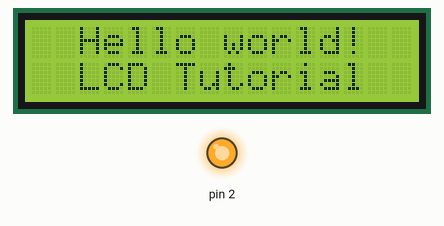
A sketch run on a simulated Arduino Uno, built with avr-gcc and run on an emulated ATmega328P. Shown: 16×2 character LCD, output pins drawn as LEDs (lit = HIGH).

Above: at 0.1 s.
At 2.1 s:
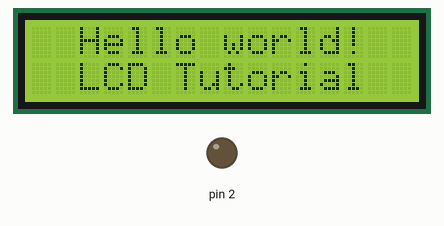
Timing chart, 0 to 129.6 s (numbered marks = the images above):
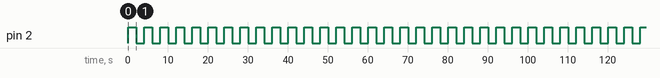

Measured:
- by itself, pin 2: alternates HIGH for 2.0 s and LOW for 2.0 s

The sketch:

i2c_lcd.ino
```cpp
#include <LiquidCrystal_I2C.h>

LiquidCrystal_I2C lcd(0x27,16,2);  // set the LCD address to 0x3F for a 16 chars and 2 line display

void setup() {
  lcd.init();
  lcd.clear();
  lcd.backlight();      // Make sure backlight is on

  // Print a message on both lines of the LCD.
  lcd.setCursor(2,0);   //Set cursor to character 2 on line 0
  lcd.print("Hello world!");

  lcd.setCursor(2,1);   //Move cursor to character 2 on line 1
  lcd.print("LCD Tutorial");

  pinMode(2, OUTPUT);

}

void loop() {

  digitalWrite(2, HIGH);
  delay(2000);
  digitalWrite(2, LOW);
  delay(2000);
}
```
